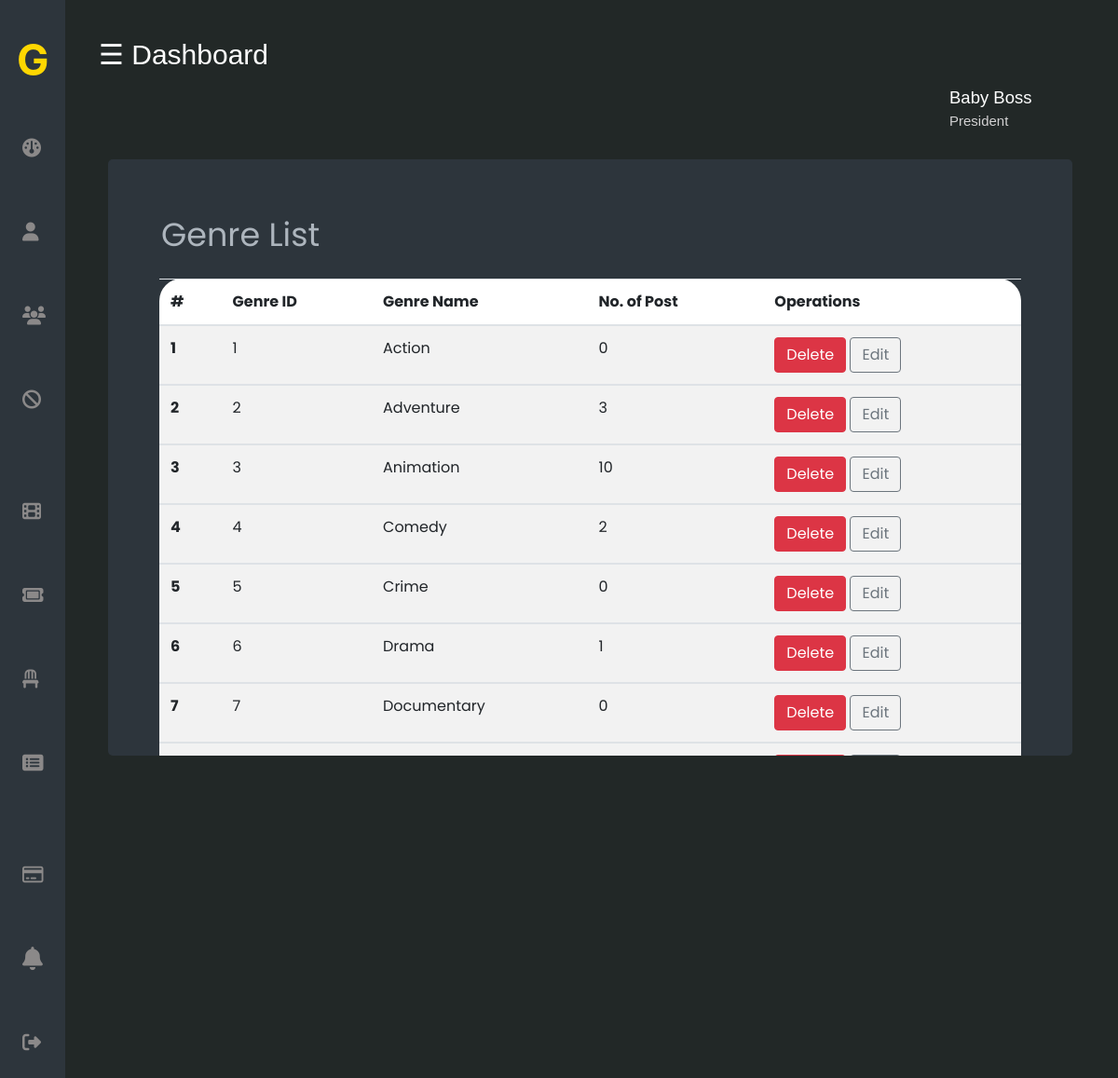
Page /GRC/Genre_management_module/genrelist.php on the committed database.
### tables this page shows
CREATE TABLE `genre` (
  `genre_id` int(11) NOT NULL,
  `genre_name` varchar(255) NOT NULL,
  `post` int(11) NOT NULL
);

### GRC/Genre_management_module/genrelist.php (the view, shortened to what this page needs)
<?php
require_once 'connection.php';
?>
<!DOCTYPE html>
<html>
    <head>
        <link rel="stylesheet" href="https://cdnjs.cloudflare.com/ajax/libs/font-awesome/6.4.0/css/all.min.css">
        <link rel="stylesheet" href="https://cdn.jsdelivr.net/npm/bootstrap@4.6.2/dist/css/bootstrap.min.css">
        <link rel="stylesheet" href="https://cdn.jsdelivr.net/npm/boxicons@latest/css/boxicons.min.css">
        <link href="../css/movielist.css" rel="stylesheet" type="text/css"/>
    </head>
    <body>
        <div id="sidebar" class="sidebar">
            <p class="logo"><span>G</span>RC</p>
            <a href="../Admin_Account_Module/admin_dashboard.php" class="icon-a"><i class="fa fa-dashboard icons"></i>&nbsp;&nbsp;Dashboard</a>
            <a href="../Admin_Account_Module/staff_detail.php" class="icon-a"><i class="fa fa-user icons"></i>&nbsp;&nbsp;Admin</a>
            <a href="../Security_module/member_list.php" class="icon-a"><i class="fa fa-users icons"></i>&nbsp;&nbsp;Member</a>
            <a href="../Security_module/banned_list.php" class="icon-a"><i class="fa fa-solid fa-ban icons"></i>&nbsp;&nbsp;Banned List</a>
            <a href="../Movie_management_module/movielist.php" class="icon-a"><i class="fa fa-solid fa-film icons"></i>&nbsp;&nbsp;Movie</a>
            <a href="genrelist.php" class="icon-a"><i class=" fa fa-light fa-ticket icons"></i>&nbsp;&nbsp;Genre</a>
            <a href="../Seat_Module/staff_seat.php" class="icon-a"><i class="fa fa-thin fa-chair icons"></i>&nbsp;&nbsp;Seat </a>
            <a href="../Time_table/timetable_admin.php" class="icon-a"><i class="fa fa-list-alt icons"></i>&nbsp;&nbsp;Time Table</a>
            <a href="../payment/admin/transaction.php" class="icon-a"><i class="fa fa-regular fa-credit-card icons"></i>&nbsp;&nbsp;Transaction</a>
            <a href="../faq_module/admin_faq.php" class="icon-a"><i class="fa-solid fa-bell fa-shake fa-lg icons"></i>&nbsp;&nbsp;Notice</a>
            <a href="../Security_module/sign_in.php" class="icon-a"><i class="fa-solid fa-right-from-bracket icons"></i>&nbsp;&nbsp;Log Out</a>
        </div>
        <div id="main">
        <div class="head">
            <span class="dashboard nav2" onclick="dashboard2()" >&#9776; Dashboard</span>
          <div class="profile">
              <p >Baby Boss <span>President</span></p>
          </div>
        <div class="col-div-8">
            <div class="box-8">
                <div class="content-box">
                    <div class="heading">
                        <p class="add-title">Genre List</p><br>
                    </div>
                    <div class="container">
                        <div class="head">
                            <table class="table table-striped" style="background: #fff; border-radius: 1.5rem;">
                                <thead>
                                    <tr>
                                        <th scope="col">#</th>
                                        <th scope="col">Genre ID</th>
                                        <th scope="col">Genre Name</th>
                                        <th scope="col">No. of Post</th>
                                        <th scope="col">Operations</th>
                                    </tr>
                                </thead>
                                <?php
                                $i = 1;
                                $stmt = $con->prepare("SELECT * FROM genre");
                                $stmt->execute();
                                $result = $stmt->get_result();
                                if($result){
                                    while($row = $result->fetch_array()){
                                ?>
                                <tbody>
                                    <tr>
                                        <th scope="row"><?php printf("%d", $i++) ?></th>
                                        <td><?php echo $row['genre_id']; ?></td>
                                        <td><?php echo $row['genre_name']; ?></td>
                                        <?php
                                        $id = $row['genre_id'];
                                        $query = $con->prepare("SELECT count(*) AS TOTAL FROM movie m, genre g WHERE m.genre_id = g.genre_id AND g.genre_id = ?;");
                                        $query->bind_param("i", $id);
                                        $query->execute();
                                        $res = $query->get_result();
                                        if($res){
                                            while($ro = $res->fetch_array()){
                                        ?>
                                        <td><?php echo $ro['TOTAL']; ?></td>
                                        <?php
                                            }
                                        }
                                        ?>
                                        <td><input type="button" class="btn btn-danger btn-delete" data-id="<?php echo $row['genre_id']; ?>" value="Delete" /> <a href="genrelist.php?id=<?php echo $row['genre_id'] ?>" id="edit-genre" class="btn btn-outline-secondary">Edit</a></td>
                                    </tr>
                                </tbody>
                                <?php
                                    }
                                }
                                ?>
                            </table>
                        </div>
                    </div>
                </div>
            </div>
        </div>
    </body>
</html>

### GRC/css/movielist.css (style rules this page uses)
* { margin: 0; padding: 0; box-sizing: border-box; }
body { margin: 0px; padding: 0px; background-color: #222827; }
#main { font-family:'Lucida Sans', 'Lucida Sans Regular', 'Lucida Grande', 'Lucida Sans Unicode', Geneva, Verdana, sans-serif; }
.logo { margin: 0px; margin-left: 28px; font-weight: bold; color: gold; margin-bottom: 30px; font-size: 46px; }
.logo span { color: gold; font-size: 46px; }
.sidebar { height: 100%; width: 300px; position: fixed; z-index: 1; top: 0; left: 0; background-color: #2d353c; overflow: hidden; transform: 0.5s; padding-top: 30px; }
.sidebar a { padding: 15px 8px 15px 32px; text-decoration: none; font-size: 20px; color: #8b8989; display: block; transform: 0.5s; }
#main { transition: margin-left .5s; padding: 16px; margin-left: 300px; }
.head { padding: 20px; }
.dashboard { font-size: 30px; cursor: pointer; color: white; }
.profile { display: inline; float: right; width: 200px; margin-bottom: 14px; }
.profile p { color: white; font-weight: 500; margin-left: 55px; margin-top: 10px; font-size: 18.5px ; }
.profile p span { font-weight: 400; font-size: 15px; display: block; color: rgb(210, 209, 210); }
.nav2 { display: none; }
.col-div-8 { width: 103%; float: left; }
.content-box { padding: 20px; }
.heading { max-width: 1200px; display: grid; grid-template-columns: repeat(4, minmax(230px, auto)); }
.content-box .heading p { font-family: 'Poppins', sans-serif; margin: 0px; margin-top: 35px; margin-left: 37px; font-size: 35px; color: #adb5bd; font-weight: 400; display: flex; }
.box-8, .box-4 { width: 96.5%; background-color:#2d353c ; height: 640px; border-radius: 5px; overflow:auto ; }
.box-8 { margin-left: 10px; width: 95%; }
.container { max-width: 1250px; }
.table { font-family: 'Poppins', sans-serif; }
#sidebar { width: 70px; }
#main { margin-left:70px; }
.logo { visibility: hidden; }
.logo span { visibility: visible; margin-left:-10px; }
.icon-a { visibility: hidden; }
.icons { visibility: visible; margin-left: -8px }
.nav2 { display:block; }

### rows in the picture
genre: genre_id "1", genre_name "Action", TOTAL "0"
genre: genre_id "2", genre_name "Adventure", TOTAL "3"
genre: genre_id "3", genre_name "Animation", TOTAL "10"
genre: genre_id "4", genre_name "Comedy", TOTAL "2"
genre: genre_id "5", genre_name "Crime", TOTAL "0"
genre: genre_id "6", genre_name "Drama", TOTAL "1"
genre: genre_id "7", genre_name "Documentary", TOTAL "0"
